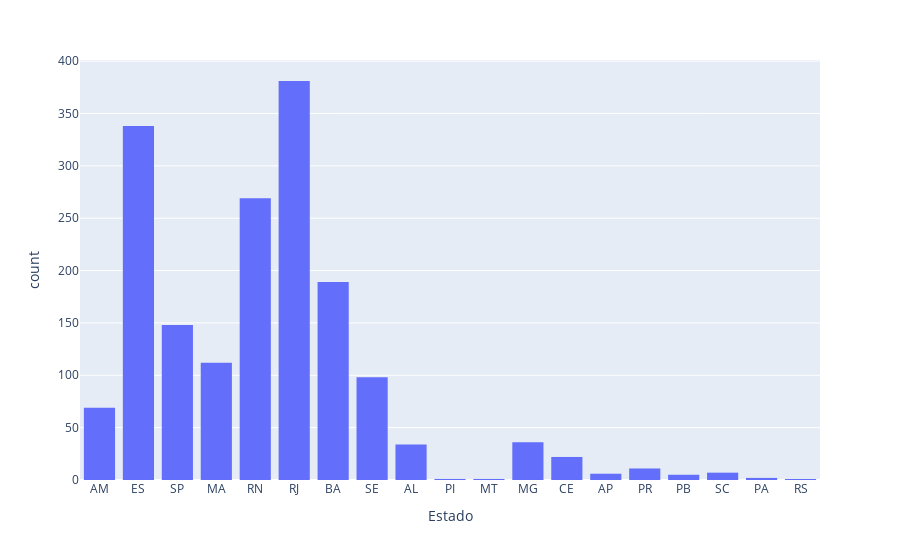

The notebook cell this image was saved under:
### Markdown cell above
**Gráfico 1: Número de Poços de Petróleo (Concluídos ou em Andamento) por Estado**

### Code cell
fig = px.histogram(abril_data, x='Estado')
fig.show()

### Figure 1 — Plotly figure (JSON) as saved in the notebook; plotly's stock layout.template omitted (floating-point values rounded to 4 significant figures; data arrays with more than 128 entries replaced by an {"elided": "..."} marker saying what was removed)
{"data": [{"alignmentgroup": "True", "bingroup": "x", "hovertemplate": "Estado=%{x}<br>count=%{y}<extra></extra>", "legendgroup": "", "marker": {"color": "#636efa", "pattern": {"shape": ""}}, "name": "", "offsetgroup": "", "orientation": "v", "showlegend": false, "type": "histogram", "x": {"elided": "1730 str values"}, "xaxis": "x", "yaxis": "y"}], "layout": {"barmode": "relative", "legend": {"tracegroupgap": 0}, "margin": {"t": 60}, "xaxis": {"anchor": "y", "domain": [0, 1], "title": {"text": "Estado"}}, "yaxis": {"anchor": "x", "domain": [0, 1], "title": {"text": "count"}}}}
